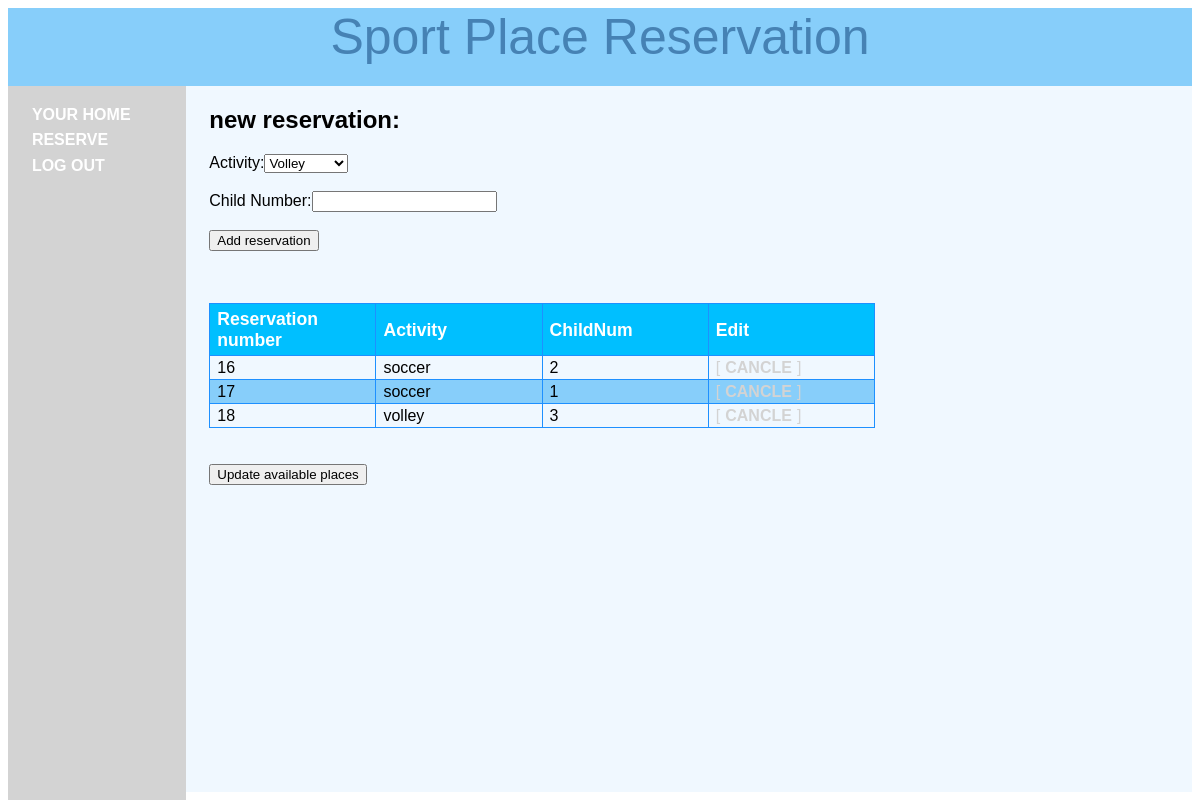
The page /reserve.php (signed in) on the database its author committed.
### tables this page shows
CREATE TABLE IF NOT EXISTS `reservations` (
`reservenum` int(10) unsigned NOT NULL,
  `user` varchar(16) DEFAULT NULL,
  `activity` varchar(20) DEFAULT NULL,
  `childnum` int(11) DEFAULT NULL
);

### function.php (called while the page is built, shortened)
<?php
$dbhost  = '127.0.0.1';
$dbname  = 'sport';
$dbuser  = 'cheng';
$dbpass  = '1234567';
$conn = mysqli_connect($dbhost, $dbuser, $dbpass,$dbname);
function queryMysql($query)
{
	global $conn;
	$result = mysqli_query($conn, $query);
	return $result;
}

### reserve.php (the view, shortened to what this page needs)
<?php
include_once 'header.php';
$user = $_SESSION['user'];
echo <<<_END
	<form method='post' action='reserve.php?'>
	<h2>new reservation:</h2>
	Activity:<select name="activity">
	<option value="volley">Volley</option>
	<option value="soccer">Soccer</option>
	<option value="swimming">Swimming</option>
	</select><br /><br />
	Child Number:<input type='text' name='childnum'/><br /><br />
	<input type='submit' value='Add reservation' /></form>
_END;
	echo "<br /><br />";
	$result = queryMysql("SELECT * FROM reservations WHERE user='$user'");
	echo "<table style='border-collapse:collapse;'>
			<tr>
				<th>Reservation number</th>
				<th>Activity</th>
				<th>ChildNum</th>
				<th>Edit</th>
			</tr>";
	$n = 0;
	$ris = mysqli_fetch_array($result);
	while($ris != NULL)
	{
		if($n%2 == 0){
		echo "<tr><td>";
		}else{
			echo "<tr class='alt'><td>";
		}
		$act = $ris["reservenum"];
		echo($ris["reservenum"]);
		echo "</td><td>";
		echo($ris["activity"]);
		echo "</td><td>";
		echo($ris["childnum"]);
		echo "</td><td style='color:#d3d3d3'>";
		echo "[<a href='reserve.php?cancle=$act' style='color:#d3d3d3'>cancle</a>]";
		echo "</td></tr>";
	$ris = mysqli_fetch_array($result);
	$n = $n + 1;
	}
	echo "</table>";
	echo "<br /><br />";
	echo "<form method='post' action='reserve.php?update=1'>";
	echo "<input type='submit' value='Update available places' />";
	echo "</form>";
?>

### header.php (style rules this page uses)
a:link,a:visited { font-weight:bold;color:#ffffff;text-align:center;margin:5px;text-decoration:none;text-transform:uppercase; }
td,th { width:4cm;font-size:1em;border:1px solid #1E90FF;padding:3px 7px 2px 7px; }
th { font-size:1.1em;text-align:left;padding-top:5px;padding-bottom:4px;background-color:#00BFFF;color:#ffffff }
tr.alt td { color:#000000;background-color:#87CEFA; }

### rows shown on the page
reservations: reservenum "16", activity "soccer", childnum "2"
reservations: reservenum "17", activity "soccer", childnum "1"
reservations: reservenum "18", activity "volley", childnum "3"

### other values the page prints
$appname "Sport Place Reservation"
